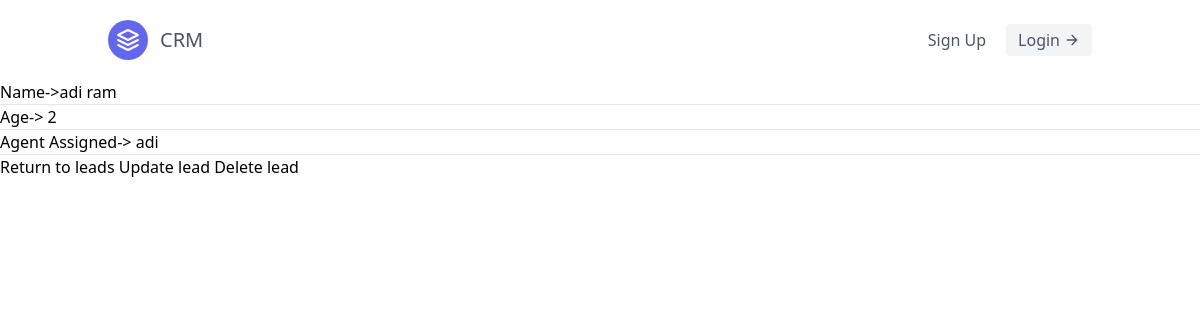
Page /leads/11/ on the committed database.
### leads/models.py (models this page shows)
class Lead(models.Model):
    first_name=models.CharField(max_length=200)
    last_name=models.CharField(max_length=200)
    age=models.IntegerField(default=0)
    agent=models.ForeignKey(Agent,on_delete=models.CASCADE)
    def __str__(self):
        return f"{self.first_name} {self.last_name}"

class Agent(models.Model):
    user=models.OneToOneField('User',on_delete=models.CASCADE)
    def __str__(self):
        return self.user.username

class User(AbstractUser):
    pass

### leads/views.py (the view)
# urls.py: path('<int:pk>/',lead_detail,name='lead-detail'),
def lead_detail(request,pk):
   print(pk)
   print(request)
   lead=Lead.objects.get(id=pk)
   print(lead)
   context={
      'lead':lead,
      'pk':pk
   }
   return render(request,"leads/lead_detail.html",context)

### leads/templates/leads/lead_detail.html
{% extends "base.html" %}
{% block content %}
<ul>
   <li>
      Name->{{lead.first_name}}
       {{lead.last_name}}<hr>
       Age-> {{lead.age}} <hr>
       Agent Assigned-> {{lead.agent}}<hr>
      </li>
</ul>
<a href="{% url 'leads:leads-list' %}">Return to leads</a>
<a href="{% url 'leads:lead-update' lead.pk %}" >Update lead</a>
<a href="{% url 'leads:lead-delete' lead.pk %}" >Delete lead</a>
{% endblock content %}

### rows in the picture
Lead: first_name "adi", last_name "ram", age "2", agent "adi"
